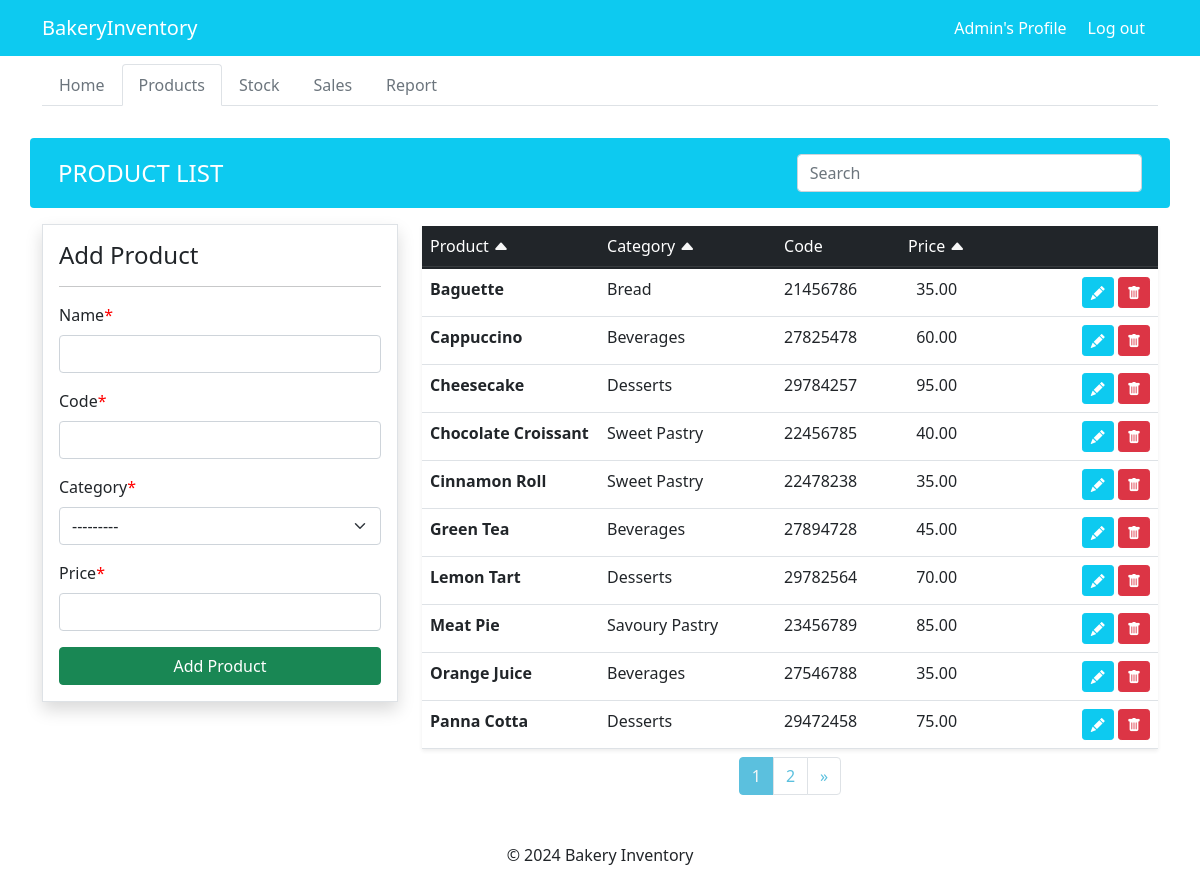
Screenshot of /products/ (signed in) with the database file from the repository.
### dashboard/models.py (models this page shows, shortened)
class Product(models.Model):
    name = models.CharField(max_length=50, unique=True, null = True)
    category = models.CharField(max_length=50, choices = CATEGORY)
    code = models.CharField(max_length=8, validators=[MinLengthValidator(8)], unique=True, null=True)
    price = models.DecimalField(max_digits=10, decimal_places=2, null=True)
    quantity = models.PositiveIntegerField(default=0, editable=False, null=True)

### dashboard/views.py (the view)
# urls.py: path('products/', views.products, name = 'dashboard-products'),
@login_required
def products(request):
    if not request.user.is_superuser:
        return HttpResponseForbidden("Access denied")
    page_number = request.GET.get('page', 1)
    query = request.GET.get('query', '')
    sort_by = request.GET.get('sort', 'name')
    sort_order = request.GET.get('order', 'asc')
    items = Product.objects.all()
    if query:
        items = items.filter(
            Q(name__icontains=query) |
            Q(code__icontains=query) |
            Q(category__icontains=query)
        )
    if sort_order == 'desc':
        items = items.order_by(f'-{sort_by}')
    else:
        items = items.order_by(sort_by)
    if request.method == 'POST':
        form = CreateProduct(request.POST)
        if form.is_valid():
            form.save()
            return redirect('dashboard-products')
    else:
        form = CreateProduct()
    paginator = Paginator(items, 10)
    page_items = paginator.get_page(page_number)
    context = {
        'items': page_items,
        'form':form,
        'query': query,
        'sort_by': sort_by,
        'sort_order': sort_order
    }
    if request.headers.get('Hx-Request') == 'true':
        return render(request, 'dashboard/products_table.html', context)
    return render(request, 'dashboard/products.html', context)

### dashboard/forms.py
class CreateProduct(forms.ModelForm):
    class Meta:
        model = Product
        fields = ['name', 'code', 'category', 'price']

### templates/dashboard/products.html (shortened to what this page needs)
{% extends 'partials/base.html' %} {% load crispy_forms_tags %}
{% block nav %}
{% include 'partials/nav.html' %}
{% endblock %}
{% block content %}
<section class="container mb-4">
  <header
    class="row my-3 bg-info rounded p-3 justify-content-between align-items-center"
  >
    <div class="col-md-4">
      <h1
        class="h4 text-white fw-normal text-uppercase m-0"
        id="product-list-heading"
      >
        Product List
      </h1>
    </div>
    <div class="col-md-4">
      <input
        class="form-control"
        type="search"
        placeholder="Search"
        aria-label="Search for product"
        hx-get="{% url 'dashboard-products' %}?page={{page_number}}&sort={{ sort_by }}&order={{ sort_order }}"
        hx-trigger="keyup changed delay:500ms"
        hx-target="#products-table"
        name="query"
      />
    </div>
  </header>
  <div class="row">
    <div class="col-md-4">
      <div class="shadow border bg-white p-3 mb-4 mb-md-0">
        <h4 id="add-product-heading">Add Product</h4>
        <hr />
        <form method="post" aria-labelledby="add-product-heading">
          {% csrf_token %} {{form|crispy}}
          <div class="d-grid">
            <input
              class="btn btn-success px-4"
              type="submit"
              value="Add Product"
              aria-label="Submit the product form"
            />
          </div>
        </form>
      </div>
    </div>
    <div
      id="products-table"
      class="col-md-8"
      aria-live="polite"
      aria-describedby="product-list-heading"
    >
      {% include 'dashboard/products_table.html' %}
    </div>
  </div>
</section>
{% endblock %}

### templates/partials/header.html (shortened to what this page needs)
<nav class="navbar navbar-expand-lg navbar-dark bg-info mb-2" role="banner">
  <div class="container">
    {% if user.is_authenticated %}
    <a
      class="navbar-brand text-white"
      href="{% url 'dashboard-index' %}"
      aria-label="Navigate to Dashboard Home"
      >BakeryInventory</a
    >
    <div class="collapse navbar-collapse" id="navbarSupportedContent">
      <ul class="navbar-nav ms-auto align-items-center">
        <li class="nav-item">
          <a
            class="nav-link text-white"
            href="{% url 'user-profile' %}"
            aria-label="Navigate to your Profile"
            >{{ user.username }}'s Profile</a
          >
        </li>
        <li class="nav-item">
          <form method="post" action="{% url 'user-logout' %}" class="d-inline">
            <button
              type="submit"
              class="btn text-white"
              aria-label="Log out"
              role="link"
            >
              Log out
            </button>
          </form>
        </li>
      </ul>
    </div>
    {% endif %}
  </div>
</nav>

### templates/dashboard/products_table.html (shortened to what this page needs)
<table
  class="shadow-sm table table-hover bg-white m-0"
  role="table"
  aria-labelledby="table-title"
>
  <thead class="text-white table-dark">
    <tr>
      <td scope="col" class="col-md-2">
        Product
        <a
          href="{% url 'dashboard-products' %}?page={{page_number}}&query={{ query }}&sort=name&order={% if request.GET.sort == 'name' and request.GET.order == 'asc' %}desc{% else %}asc{% endif %}"
          hx-get="{% url 'dashboard-products' %}?page={{page_number}}&query={{ query }}&sort=name&order={% if request.GET.sort == 'name' and request.GET.order == 'asc' %}desc{% else %}asc{% endif %}"
          hx-target="#products-table"
          role="button"
          aria-label="Sort by Product {% if request.GET.sort == 'name' and request.GET.order == 'asc' %}(descending){% else %}(ascending){% endif %}"
          tabindex="0"
        >
          <i
            class="bi bi-caret-{% if request.GET.sort == 'name' and request.GET.order == 'asc' %}down-fill{% else %}up-fill{% endif %} icon-light {% if request.GET.sort == 'name' %}active{% endif %}"
          ></i>
        </a>
      </td>
      <td scope="col" class="col-md-2">
        Category
        <a
          href="{% url 'dashboard-products' %}?page={{page_number}}&query={{ query }}&sort=category&order={% if request.GET.sort == 'category' and request.GET.order == 'asc' %}desc{% else %}asc{% endif %}"
          hx-get="{% url 'dashboard-products' %}?page={{page_number}}&query={{ query }}&sort=category&order={% if request.GET.sort == 'category' and request.GET.order == 'asc' %}desc{% else %}asc{% endif %}"
          hx-target="#products-table"
          role="button"
          aria-label="Sort by Category {% if request.GET.sort == 'category' and request.GET.order == 'asc' %}(descending){% else %}(ascending){% endif %}"
          tabindex="0"
        >
          <i
            class="bi bi-caret-{% if request.GET.sort == 'category' and request.GET.order == 'asc' %}down-fill{% else %}up-fill{% endif %} icon-light {% if request.GET.sort == 'category' %}active{% endif %}"
          ></i>
        </a>
      </td>
      <td scope="col" class="col-md-1">Code</td>
      <td scope="col" class="text-center col-md-1">
        Price
        <a
          href="{% url 'dashboard-products' %}?page={{page_number}}&query={{ query }}&sort=price&order={% if request.GET.sort == 'price' and request.GET.order == 'asc' %}desc{% else %}asc{% endif %}"
          hx-get="{% url 'dashboard-products' %}?page={{page_number}}&query={{ query }}&sort=price&order={% if request.GET.sort == 'price' and request.GET.order == 'asc' %}desc{% else %}asc{% endif %}"
          hx-target="#products-table"
          role="button"
          aria-label="Sort by Price {% if request.GET.sort == 'price' and request.GET.order == 'asc' %}(descending){% else %}(ascending){% endif %}"
          tabindex="0"
        >
          <i
            class="bi bi-caret-{% if request.GET.sort == 'price' and request.GET.order == 'asc' %}down-fill{% else %}up-fill{% endif %} icon-light {% if request.GET.sort == 'price' %}active{% endif %}"
          ></i>
        </a>
      </td>
      <td scope="col" class="col-md-2" aria-label="Actions"></td>
    </tr>
  </thead>
  <tbody>
    {% for item in items %}
    <tr>
      <th scope="row" aria-label="Product Name">{{item.name}}</th>
      <td aria-label="Product Category">{{item.category}}</td>
      <td aria-label="Product Code">{{item.code}}</td>
      <td class="text-center" aria-label="Product Price">{{item.price}}</td>
      <td class="text-end">
        <a
          class="btn btn-info btn-sm text-white"
          href="{% url 'dashboard-product-update' item.id %}"
          title="Edit"
          aria-label="Edit Product Info"
          ><i class="bi bi-pencil-fill"></i
        ></a>
        <a
          class="btn btn-danger btn-sm"
          href="{% url 'dashboard-product-delete' item.id %}"
          title="Delete"
          aria-label="Delete Product"
          ><i class="bi bi-trash-fill"></i
        ></a>
      </td>
    </tr>
    {% endfor %}
  </tbody>
</table>
{% include 'partials/pagination.html' with hx_target="#products-table"%}

### css/style.css (style rules this page uses)
.asteriskField { color: red; }
.icon-light { color: #f7f7f7; }

### rows the page displays
Product: name "Baguette", category "Bread", code "21456786", price "35.00"
Product: name "Cappuccino", category "Beverages", code "27825478", price "60.00"
Product: name "Cheesecake", category "Desserts", code "29784257", price "95.00"
Product: name "Chocolate Croissant", category "Sweet Pastry", code "22456785", price "40.00"
Product: name "Cinnamon Roll", category "Sweet Pastry", code "22478238", price "35.00"
Product: name "Green Tea", category "Beverages", code "27894728", price "45.00"
Product: name "Lemon Tart", category "Desserts", code "29782564", price "70.00"
Product: name "Meat Pie", category "Savoury Pastry", code "23456789", price "85.00"
Product: name "Orange Juice", category "Beverages", code "27546788", price "35.00"
Product: name "Panna Cotta", category "Desserts", code "29472458", price "75.00"

### other values shown
{{ user.username }} "Admin"
{{ i }} "1" "2"
